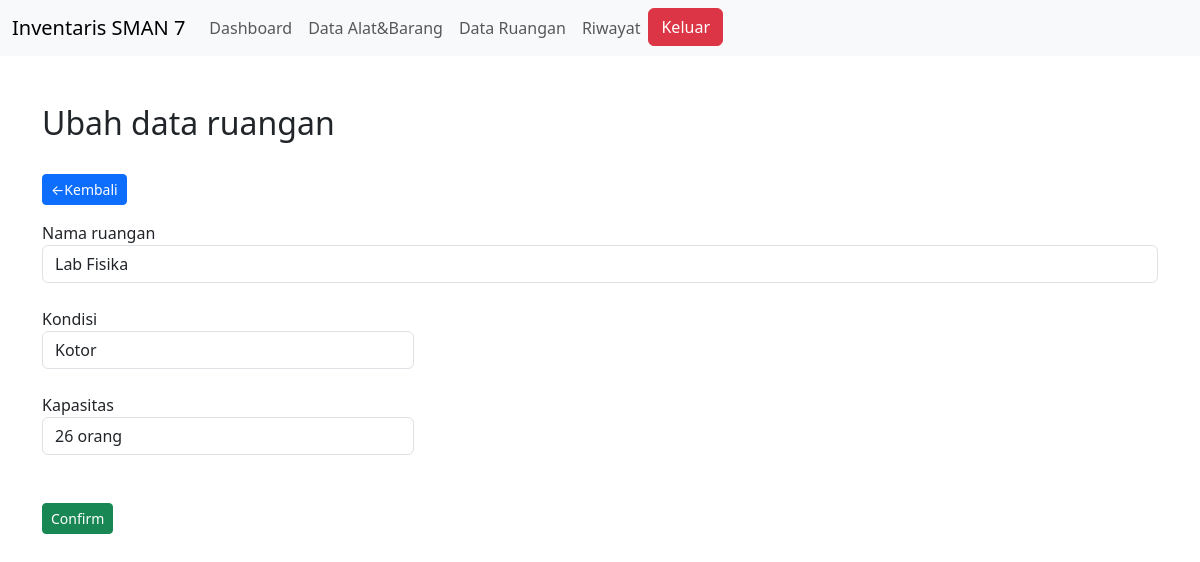
The app's page /admin/data-ruangan.php?p=edit-ruangan&id=1 with its own data.
### tables this page shows
CREATE TABLE `ruangan` (
  `id_ruangan` int(11) NOT NULL,
  `nama_ruangan` varchar(100) NOT NULL,
  `kondisi` varchar(100) NOT NULL,
  `kapasitas` varchar(100) NOT NULL
);

### admin/view/edit-ruangan.php (the view, shortened to what this page needs)
<div class="container mt-5">
    <h2>Ubah data ruangan</h2>
    <br>
    <a href="data-ruangan.php" class="btn btn-primary btn-sm float-left">&larr;Kembali</a>
    <?php
    $ruangan = $conn->query("SELECT * FROM ruangan WHERE id_ruangan = '$_GET[id]'");
    $data=$ruangan->fetch_assoc();
    ?>
    <form action="../../../inventaris7/proses/proses-ubah-ruangan.php" method="post" class="mt-3 " autocomplete="off">
        <div class="form-group">
            <label> Nama ruangan</label>
            <input type="text" name="nama_ruangan" placeholder="<?=$data['nama_ruangan']?>" class="form-control"
            required value="<?=$data['nama_ruangan']?>">
        </div>
            <div class="col-md-4 mt-4">
            <div class="form-group">
            <label> Kondisi</label>
            <input type="text" name="kondisi" placeholder="<?=$data['kondisi']?>" class="form-control"
            required value="<?=$data['kondisi']?>">
        </div>
            </div>
            <div class="col-md-4 mt-4">
            <div class="form-group">
            <label> Kapasitas</label>
            <input type="text" name="kapasitas" placeholder="<?=$data['kapasitas']?>" class="form-control"
            required value="<?=$data['kapasitas']?>">
        </div>
        </div>
        <div class="col-md-4 mt-5">
            <button type="submit" name="simpan" class="btn btn-success btn-sm">Confirm</button>
        </div>
    </form>
</div>

### records on screen
ruangan: nama_ruangan "Lab Fisika", kondisi "Kotor", kapasitas "26 orang"
